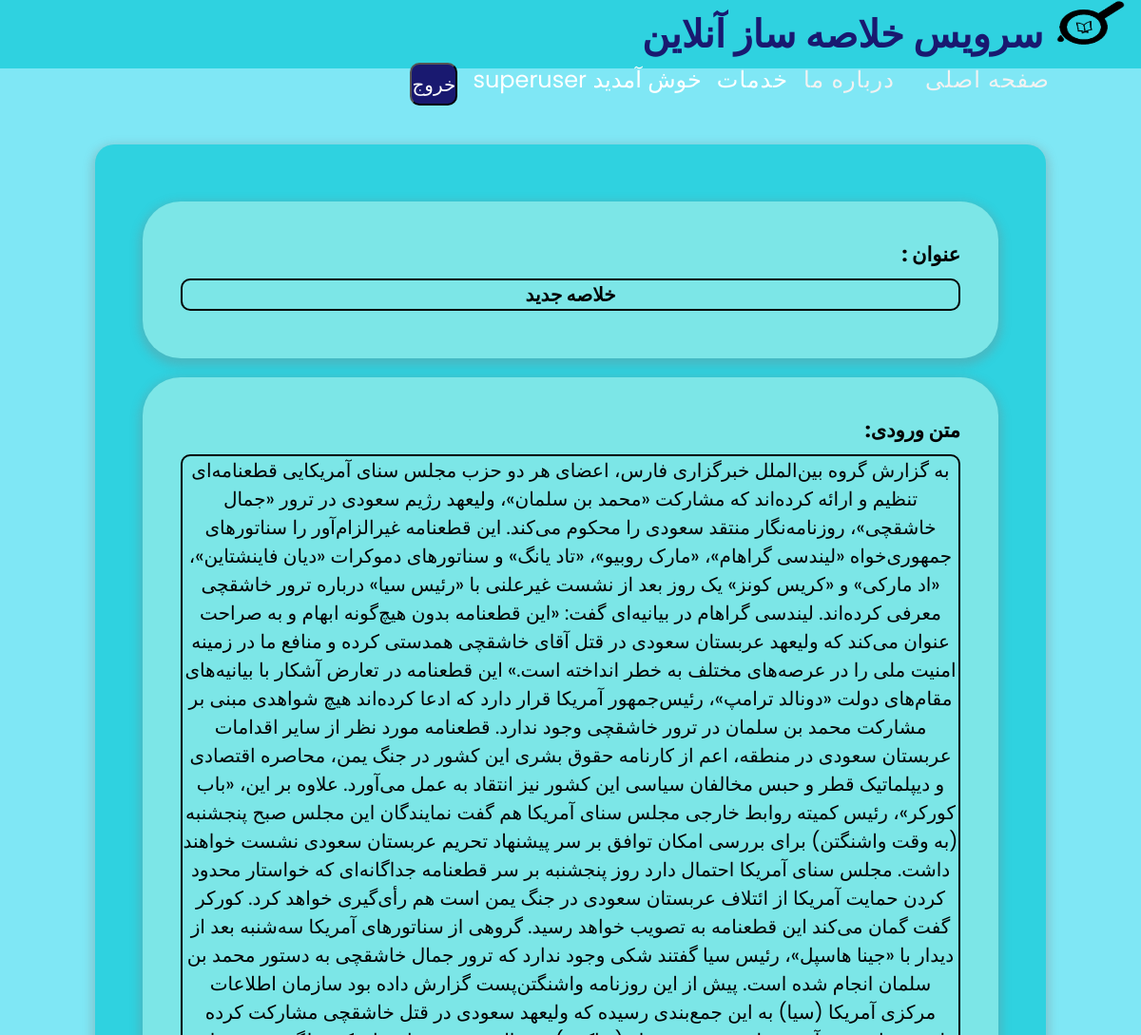
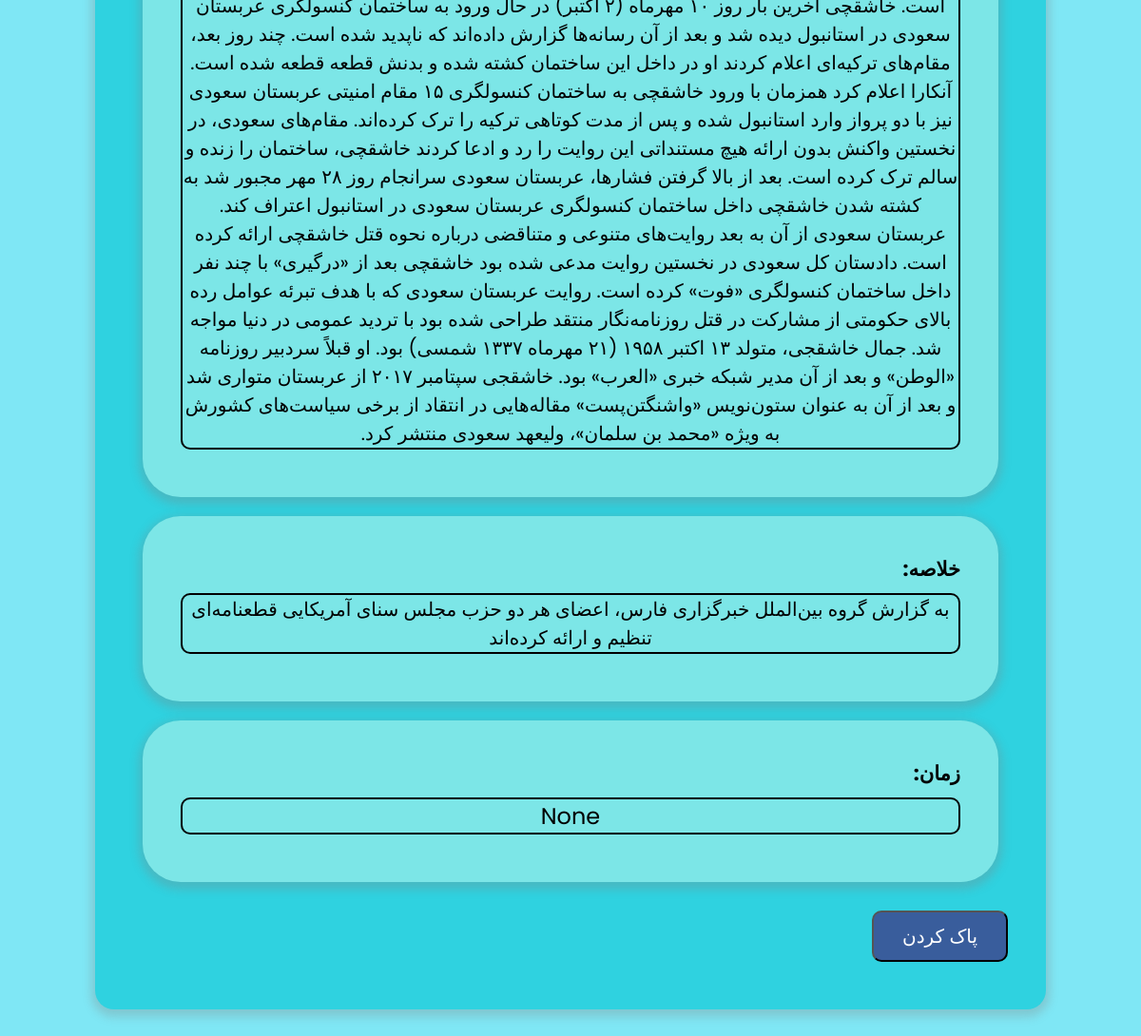
The app's page /summary/44 (signed in) with its own data (2 pictures, top to bottom).
### project/models.py (models this page shows, shortened)
class Summary(models.Model):
    name = models.CharField(max_length=100, null=True)
    inputData = models.TextField(null=True, blank=True)
    outputData = models.TextField(null=True, blank=True)
    user = models.ForeignKey(User, on_delete=models.CASCADE)
    datecompleted = models.DateTimeField(auto_now_add=True)

### project/views.py (the view)
# urls.py: path('summary/<int:summary_pk>', views.viewsummaries, name='viewsummaries'),
@login_required
def viewsummaries(request, summary_pk):
    summary = get_object_or_404(Summary, pk=summary_pk, user=request.user)
    return render(request, 'project/viewsummaries.html', {'summary': summary})

### project/templates/project/viewsummaries.html (shortened to what this page needs)
{% extends 'project/base.html' %}
{% block content %}
<html lang="en">
    <head>
    </head>
    <body>
        <div class="formA">
            <div class="formB">
               <h2> عنوان :</h2>
                <div class="name">
                    <b> {{summary.name}}</b>
                </div>
            </div>
            <div class="formB">
                <h2>متن ورودی:</h2>
                <div class="name">
                    {{summary.inputData}}
                </div>
            </div>
            <div class="formB">
                <h2>خلاصه:</h2>
                <div class="name">
                    {{summary.outputData}}
                </div>
            </div>
            <div class="formB">
                <h2>زمان:</h2>
                <div class="name">
                    <font size="5"> {{summary.datecompleted}}</font>
                </div>
            </div>
            <form method="POST" action="{% url 'deletesummary' summary.id %}">
                <button class="btn" id="delete" type="submit">پاک کردن</button>
            </form>
        </div>
    </body>
</html>
{% endblock %}

### project/templates/project/base.html (shortened to what this page needs)
{% load static %}
<html lang="en" dir="rtl">
  <head>
      <link rel="stylesheet" href="https://cdnjs.cloudflare.com/ajax/libs/font-awesome/5.15.2/css/all.min.css"/>
  </head>
  <body>
    <nav>
      <div class="logo">
        <img src="{% static 'project/images.png' %}" width="80" height="50" >
        <font class="myfont" color=#191970> سرویس خلاصه ساز آنلاین</font>
      </div>
        <ul>
          <li class="active"><a href="{% url 'home' %} "><font size="5" >صفحه اصلی</font></a></li>
          <li><a href="{% url 'aboutUs' %}" ><font size="5">درباره ما</font></a></li>
          <div class="dropdown"><span><font color="white" size="5"> خدمات</font></span>
          </div>
        {% if user.is_authenticated %}
          <li class="myli"><font size="5" face="Bnazanin" color="white">خوش آمدید {{ user.username }}</font></li>
          <form action="{% url 'logoutuser' %}" method="POST">
            <button type="submit" class="btnA btn-danger" >خروج</button>
          </form>
        {% else %}
          <li><a href="{% url 'signupuser' %}"><span class="glyphicon glyphicon-user"></span><font size="5"> ثبت نام</font></a></li>
          <li><a href="{% url 'loginuser' %}"><span class="glyphicon glyphicon-log-in"></span><font size="5"> ورود</font></a></li>
        {% endif %}
        </ul>
    </nav>
  </body>
  {% block content %}{% endblock %}
</html>

### project/templates/project/base.html (style rules this page uses)
* { margin: 0; padding: 0; box-sizing: border-box; font-family: 'Poppins', sans-serif; }
nav { display: flex; height: 9vh; width: 100%; background: #2FD2E0; align-items: center; justify-content: space-between; padding: 0 10vh 0 5vh; flex-wrap: wrap; }
nav .logo { color: #fff; font-size: 5vh; font-weight: 600; margin-right : -3vh; }
nav ul { display: flex; flex-wrap: wrap; list-style: none; }
nav ul li { margin: 0 1vh; }
nav ul li a { color: #f2f2f2; text-decoration: none; font-size: 2vh; font-weight: 500; padding: 2vh 1vh; border-radius: 5px; letter-spacing: 1px; transition: all 0.3s ease; }
.btnA { border-radius:10px; background-color: #191970 ; left:0px; height:45px; width:50px; color: white; font-size: 20px; }
.dropdown { position: relative; display: inline-block; letter-spacing: 1px; }
.myli { margin: 0 2vh; }

### project/templates/project/viewsummaries.html (style rules this page uses)
body { background:#7FE7F5; background-repeat: no-repeat; background-size:cover; background-attachment: fixed; color: #000; font: 14px Bnazanin; margin: 0 auto; padding: 0; position: center; }
.formA { background: #2FD2E0; padding: 40px; max-width: 1000px; margin: 80px auto; border-radius: 20px; box-shadow: 0 4px 10px 4px rgba(128, 128, 128, 0.3); }
.formB { background: #7CE6E7; padding: 40px; max-width: 900px; margin: 20px auto; border-radius: 40px; box-shadow: 0 4px 10px 4px rgba(128, 128, 128, 0.3); text-align:right; }
.name { font-size:20px; text-align: center; position: relative; transform: translateX(0%); max-width: 900px; margin: 10px auto; border-radius: 10px; border-style: solid; border-width:2px; border-color:black; }
.btn { margin: 10px auto; border-radius: 10px; padding: 10px 30px; background-color: #395D9C; color: white; font-size: 20px; align-item:center; }

### records on screen
Summary: name "خلاصه جدید", inputData "به گزارش گروه بین‌الملل خبرگزاری فارس، اعضای هر دو حزب مجلس سنای آمریکایی قطعنامه‌ای تنظیم و ارائه کرده‌اند که مشارکت «محمد بن سلمان»، ولیعهد رژیم سعودی در ترور «جمال خاشقچی»، روزنامه‌نگار منتقد سعودی را محکوم می‌کند. این قطعنامه غیرالزام‌آور را سناتورهای جمهوری‌خواه «لیندسی گراهام»، «مارک روبیو»، «تاد یانگ» و سناتورهای دموکرات «دیان فاینشتاین»، «اد مارکی» و «کریس کونز» یک روز بعد از نشست غیرعلنی با «رئیس سیا» درباره ترور خاشقچی معرفی کرده‌اند. لیندسی گراهام در بیانیه‌ای گفت: «این قطعنامه بدون هیچ‌‌گونه ابهام و به صراحت عنوان می‌کند که ولیعهد عربستان سعودی در قتل آقای خاشقچی همدستی کرده و منافع ما در زمینه امنیت ملی را در عرصه‌های مختلف به خطر انداخته است.» این قطعنامه در تعارض آشکار با…", outputData "به گزارش گروه بین‌الملل خبرگزاری فارس، اعضای هر دو حزب مجلس سنای آمریکایی قطعنامه‌ای تنظیم و ارائه کرده‌اند", datecompleted "None"

### other values on screen
{{ user.username }} "superuser"
